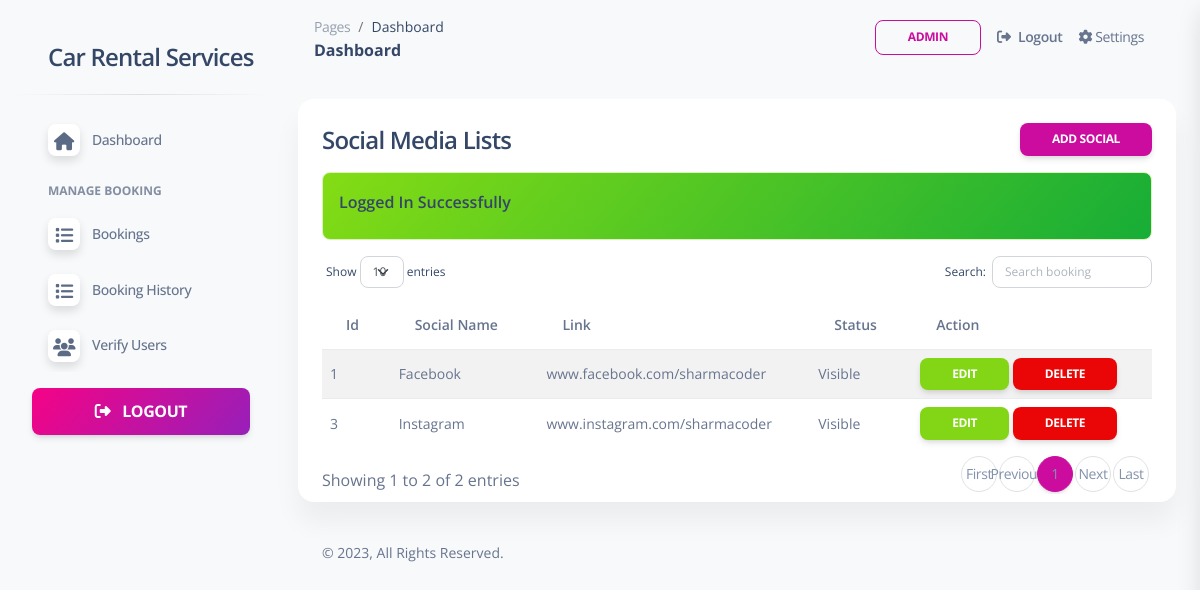
/employee/social-media.php (signed in), run on the app's committed database.
### tables this page shows
CREATE TABLE `web_settings` (
  `id` int(11) UNSIGNED NOT NULL,
  `title` varchar(255) NOT NULL,
  `url` varchar(255) DEFAULT NULL,
  `description` varchar(1000) DEFAULT NULL,
  `logo` varchar(100) DEFAULT NULL,
  `address` varchar(500) DEFAULT NULL,
  `email1` varchar(100) DEFAULT NULL,
  `email2` varchar(100) DEFAULT NULL,
  `phone1` varchar(15) DEFAULT NULL,
  `phone2` varchar(15) DEFAULT NULL
);

CREATE TABLE `social_medias` (
  `id` int(11) UNSIGNED NOT NULL,
  `name` varchar(100) NOT NULL,
  `slug` varchar(150) NOT NULL,
  `status` tinyint(1) DEFAULT 0 COMMENT '0=show,1=hide'
);

### employee/social-media.php (the view, shortened to what this page needs)
<?php include('includes/header.php'); ?>
    <div class="row">
        <div class="col-12">
            <div class="card mb-4">
                <div class="card-header pb-0">
                    <h4>Social Media Lists
                        <a href="social-media-create.php" class="btn btn-primary btn-sm float-end">Add Social</a>
                    </h4>
                </div>
                <div class="card-body pt-0 pb-2">
                    <div class="table-responsive p-0">
                        <table id="myTable" class="table table-striped align-items-center justify-content-center">
                            <thead>
                                <tr>
                                    <th>Id</th>
                                    <th>Social Name</th>
                                    <th>Link</th>
                                    <th>Status</th>
                                    <th>Action</th>
                                </tr>
                            </thead>
                            <tbody>
                                <?php
                                    $socialMedia = getAll('social_medias');
                                    if($socialMedia)
                                    {
                                        if(mysqli_num_rows($socialMedia) > 0){
                                            foreach($socialMedia as $serviceMediaItem) :
                                            ?>
                                            <tr>
                                                <td><?= $serviceMediaItem['id']; ?></td>
                                                <td><?= $serviceMediaItem['name']; ?></td>
                                                <td><?= $serviceMediaItem['slug']; ?></td>
                                                <td><?= $serviceMediaItem['status'] == true ? 'Hidden':'Visible'; ?></td>
                                                <td>
                                                    <a href="social-media-edit.php?id=<?= $serviceMediaItem['id'];?>" class="btn mb-0 btn-success btn-sm">Edit</a>
                                                    <a href="social-media-delete.php?id=<?= $serviceMediaItem['id'];?>"
                                                        onclick="return confirm('Are you sure you want to delete data?')"
                                                        class="btn mb-0 btn-danger btn-sm">
                                                        Delete
                                                    </a>
                                                </td>
                                            </tr>
                                            <?php
                                            endforeach;
                                        }else{
                                            ?>
                                            <tr>
                                                <td colspan="4">No Record Found!</td>
                                            </tr>
                                            <?php
                                        }
                                    }
                                    else
                                    {
                                        ?>
                                        <tr>
                                            <td colspan="4">No Record Available</td>
                                        </tr>
                                        <?php
                                    }
                                ?>
                            </tbody>
                        </table>
                    </div>
                </div>
            </div>
        </div>
    </div>
<?php include('includes/footer.php'); ?>

### employee/includes/sidebar.php
<?php
$pageName = substr($_SERVER["SCRIPT_NAME"],strrpos($_SERVER["SCRIPT_NAME"],"/")+1);
?>
<aside class="sidenav navbar navbar-vertical navbar-expand-xs border-0 border-radius-xl my-3 fixed-start ms-3 " id="sidenav-main">
    <div class="sidenav-header">
      <a class="navbar-brand m-0" href="dashboard.php" target="_blank">
        <h4><?= webSetting('title') ?? 'Funda Services'; ?></h4>
      </a>
    </div>
    <hr class="horizontal dark mt-0">
    <div class="collapse navbar-collapse w-auto" id="sidenav-collapse-main">
      <ul class="navbar-nav">
        <li class="nav-item">
          <a class="nav-link
            <?= $pageName == "dashboard.php"?'active':'' ?>" href="dashboard.php">
            <div class="icon icon-shape icon-sm shadow border-radius-md bg-white text-center me-2 d-flex align-items-center justify-content-center">
                <i class="fa fa-home <?= $pageName == "dashboard.php"?'text-white':'text-dark' ?>   text-lg"></i>
            </div>
            <span class="nav-link-text ms-1">Dashboard</span>
          </a>
        </li>
        <li class="nav-item mt-3">
          <h6 class="ps-4 ms-2 text-uppercase text-xs font-weight-bolder opacity-6">Manage Booking</h6>
        </li>
        <li class="nav-item">
          <a class="nav-link  <?= $pageName == "bookings.php"?'active':'' ?>"  href="bookings.php">
            <div class="icon icon-shape icon-sm shadow border-radius-md bg-white text-center me-2 d-flex align-items-center justify-content-center">
                <i class="fa fa-list <?= $pageName == "bookings.php"?'text-white':'text-dark' ?>   text-lg"></i>
            </div>
            <span class="nav-link-text ms-1">Bookings</span>
          </a>
        </li>
        <li class="nav-item">
          <a class="nav-link <?= $pageName == "booking-history.php"?'active':'' ?>" href="booking-history.php">
            <div class="icon icon-shape icon-sm shadow border-radius-md bg-white text-center me-2 d-flex align-items-center justify-content-center">
                <i class="fa fa-list <?= $pageName == "booking-history.php"?'text-white':'text-dark' ?> text-lg"></i>
            </div>
            <span class="nav-link-text ms-1">Booking History</span>
          </a>
        </li>
        <li class="nav-item">
          <a class="nav-link <?= $pageName == "verify-users.php"?'active':'' ?>" href="verify-users.php">
            <div class="icon icon-shape icon-sm shadow border-radius-md bg-white text-center me-2 d-flex align-items-center justify-content-center">
                <i class="fa fa-users <?= $pageName == "verify-users.php"?'text-white':'text-dark' ?> text-lg"></i>
            </div>
            <span class="nav-link-text ms-1">Verify Users</span>
          </a>
        </li>
      </ul>
    </div>
    <div class="sidenav-footer mx-3 ">
      <a class="btn bg-gradient-primary mt-3 fs-6 w-100" href="logout.php">
        <i class="fa fa-sign-out me-2"></i> Logout
      </a>
    </div>
  </aside>

### employee/assets/css/nucleo-svg.css (style rules this page uses)
.icon { display: inline-block; color: #111111; height: 1em; width: 1em; }
.icon-sm { height: 0.8em; width: 0.8em; }
.icon { fill: currentColor; stroke: none; }

### data on the page
web_settings: title "Car Rental Services"
social_medias: id "1", name "Facebook", slug "www.facebook.com/sharmacoder", status "Visible"
social_medias: id "3", name "Instagram", slug "www.instagram.com/sharmacoder", status "Visible"

### other printed values
$_SESSION['loggedInUser']['name'] "ADMIN"
$_SESSION['status'] "Logged In Successfully"
